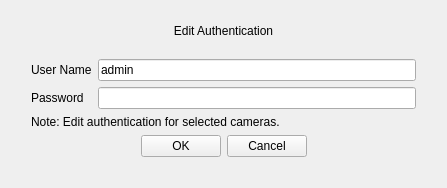
<?xml version="1.0" encoding="UTF-8"?>
<ui version="4.0">
 <class>Authentication</class>
 <widget class="QWidget" name="Authentication">
  <property name="geometry">
   <rect>
    <x>0</x>
    <y>0</y>
    <width>447</width>
    <height>188</height>
   </rect>
  </property>
  <property name="windowTitle">
   <string>Dialog</string>
  </property>
  <layout class="QVBoxLayout" name="verticalLayout_5">
   <property name="spacing">
    <number>0</number>
   </property>
   <item>
    <widget class="QLabel" name="label_title">
     <property name="text">
      <string>Edit Authentication</string>
     </property>
     <property name="alignment">
      <set>Qt::AlignCenter</set>
     </property>
    </widget>
   </item>
   <item>
    <widget class="QWidget" name="widget_background" native="true">
     <property name="focusPolicy">
      <enum>Qt::ClickFocus</enum>
     </property>
     <layout class="QVBoxLayout" name="verticalLayout_4">
      <property name="leftMargin">
       <number>20</number>
      </property>
      <property name="rightMargin">
       <number>20</number>
      </property>
      <property name="bottomMargin">
       <number>20</number>
      </property>
      <item>
       <layout class="QGridLayout" name="gridLayout">
        <item row="0" column="0">
         <widget class="QLabel" name="label_Username">
          <property name="text">
           <string>User Name</string>
          </property>
         </widget>
        </item>
        <item row="0" column="1">
         <widget class="MyLineEdit" name="lineEdit_userName">
          <property name="text">
           <string>admin</string>
          </property>
          <property name="maxLength">
           <number>32</number>
          </property>
         </widget>
        </item>
        <item row="1" column="0">
         <widget class="QLabel" name="label_password">
          <property name="text">
           <string>Password</string>
          </property>
         </widget>
        </item>
        <item row="1" column="1">
         <widget class="MyLineEdit" name="lineEdit_password">
          <property name="maxLength">
           <number>32</number>
          </property>
          <property name="echoMode">
           <enum>QLineEdit::Password</enum>
          </property>
         </widget>
        </item>
        <item row="2" column="0" colspan="2">
         <widget class="QLabel" name="label_note">
          <property name="text">
           <string>Note: Edit authentication for selected cameras.</string>
          </property>
          <property name="style" stdset="0">
           <string>blue_text</string>
          </property>
         </widget>
        </item>
       </layout>
      </item>
      <item>
       <layout class="QHBoxLayout" name="horizontalLayout_6">
        <item>
         <spacer name="horizontalSpacer_7">
          <property name="orientation">
           <enum>Qt::Horizontal</enum>
          </property>
          <property name="sizeHint" stdset="0">
           <size>
            <width>40</width>
            <height>20</height>
           </size>
          </property>
         </spacer>
        </item>
        <item>
         <widget class="QPushButton" name="pushButton_ok">
          <property name="text">
           <string>OK</string>
          </property>
         </widget>
        </item>
        <item>
         <widget class="QPushButton" name="pushButton_cancel">
          <property name="text">
           <string>Cancel</string>
          </property>
         </widget>
        </item>
        <item>
         <spacer name="horizontalSpacer_8">
          <property name="orientation">
           <enum>Qt::Horizontal</enum>
          </property>
          <property name="sizeHint" stdset="0">
           <size>
            <width>40</width>
            <height>20</height>
           </size>
          </property>
         </spacer>
        </item>
       </layout>
      </item>
     </layout>
    </widget>
   </item>
  </layout>
  <zorder>widget_background</zorder>
  <zorder>label_title</zorder>
 </widget>
 <customwidgets>
  <customwidget>
   <class>MyLineEdit</class>
   <extends>QLineEdit</extends>
   <header>mylineedit.h</header>
  </customwidget>
 </customwidgets>
 <resources/>
 <connections/>
</ui>
